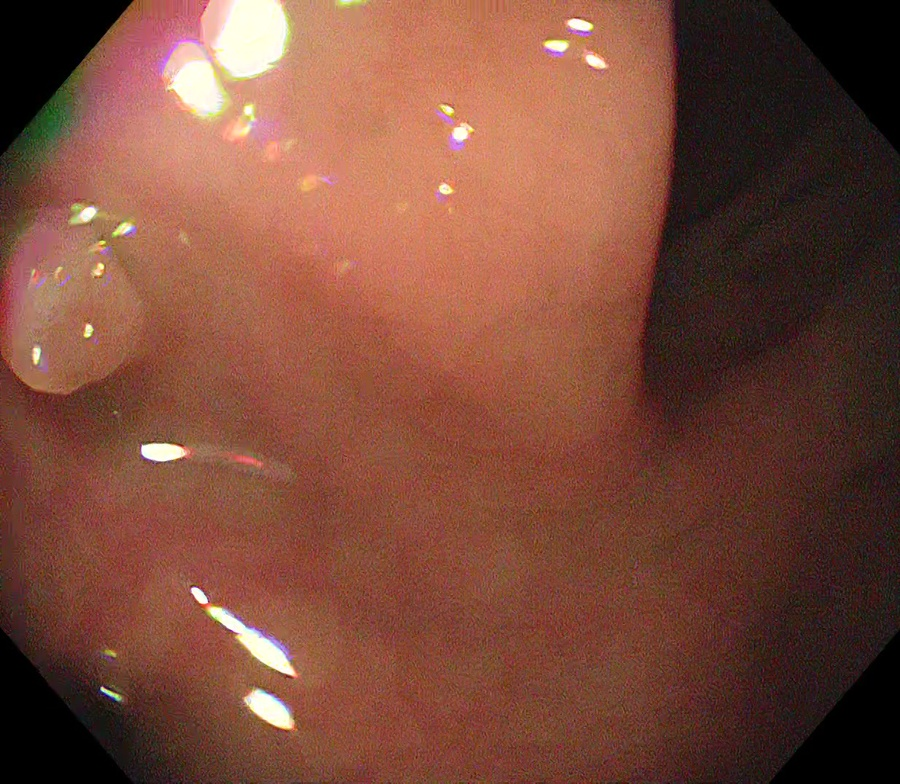
#> input picture sample/case_M_20181129152014_0U62366112981213_1_001_001-1_a17_ayy_image0004.jpg, 900 x 784 px, shrunk from 1240 x 1080 before the run
$ python filter_red_bob.py sample   (older library calls are emulated)
#> lines starting #> are read from the running program, lines starting #| are printed output that depends on the picture; after the words box and inside, x2 and y2 are one past the last pixel; in counts of white or black regions, pixels touching at a corner belong together
"""
Filter out overexposed / textureless "red-blob" junk frames from a
colonoscopy image dataset (e.g. scope pressed against mucosa wall,
lens smear, near-contact frames with no diagnostic content).

Detection logic (two signals combined):
  1. Red dominance  - fraction of in-view (non-black) pixels that are
                       strongly red/pink in HSV space.
  2. Low texture    - Laplacian variance (a standard blur/detail
                       measure) inside the in-view region. Junk frames
                       are flat and grainy, not textured.

A frame is flagged only if BOTH conditions hold, which keeps genuine
(but reddish) mucosa frames with real texture out of the flagged set.

By default this MOVES flagged files to a review folder rather than
deleting them outright -- check the folder, then delete for real.

Usage:
    python filter_red_blob_frames.py /path/to/dataset
    python filter_red_blob_frames.py /path/to/dataset --delete   # skip review, delete directly
    python filter_red_blob_frames.py /path/to/dataset --dry-run  # just list, don't move/delete
"""

import argparse
import shutil
import sys
from pathlib import Path

import cv2
import numpy as np

IMG_EXTS = {".jpg", ".jpeg", ".png", ".bmp", ".tif", ".tiff"}


def get_in_view_mask(img_bgr):
    """Mask out the black border/octagon vignette common in endoscope frames."""
    gray = cv2.cvtColor(img_bgr, cv2.COLOR_BGR2GRAY)
    mask = gray > 15  # treat near-black pixels as border, not content
    return mask


def analyze_frame(path, red_ratio_thresh, texture_thresh, min_in_view_frac):
#> called with red_ratio_thresh = 0.55, texture_thresh = 25, min_in_view_frac = 0.05
    img = cv2.imread(str(path))
#> img is the input picture: shape (784, 900, 3); mean B, G, R 58.9, 74.8, 123.3
    if img is None:
        return None  # unreadable file, skip / flag separately

    mask = get_in_view_mask(img)
#> in get_in_view_mask, `mask = gray > 15`:
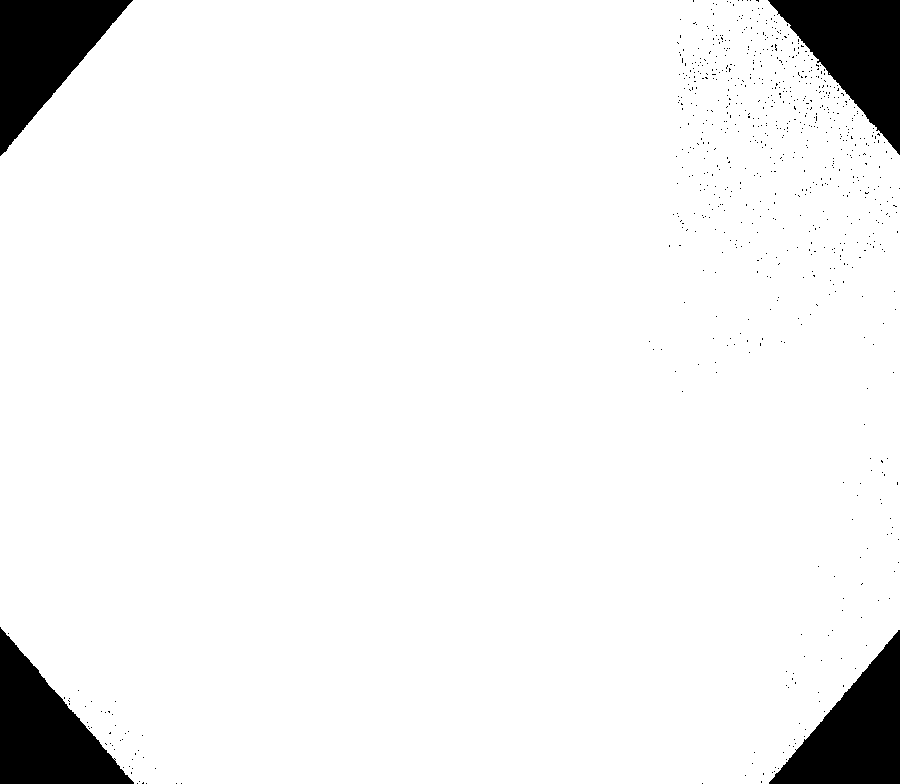
#> mask: shape (784, 900) bool; 94% white; 767 black regions (763 under 20 px), largest, box (x1, y1, x2, y2) and area: (0, 627, 134, 784) 10603, (0, 0, 133, 156) 10447, (768, 0, 900, 155) 10338, (769, 630, 900, 784) 10224
    total_px = mask.size
#> total_px = 705600
    in_view_px = mask.sum()
#> in_view_px = 662936

    if in_view_px < min_in_view_frac * total_px:
        # Almost entirely black frame -- also junk, flag it.
        return {"red_ratio": 1.0, "texture": 0.0, "flag": True, "reason": "mostly_black"}

    hsv = cv2.cvtColor(img, cv2.COLOR_BGR2HSV)
#> hsv: shape (784, 900, 3); mean H, S, V 22.2, 128.4, 123.5
    h, s, v = hsv[..., 0], hsv[..., 1], hsv[..., 2]
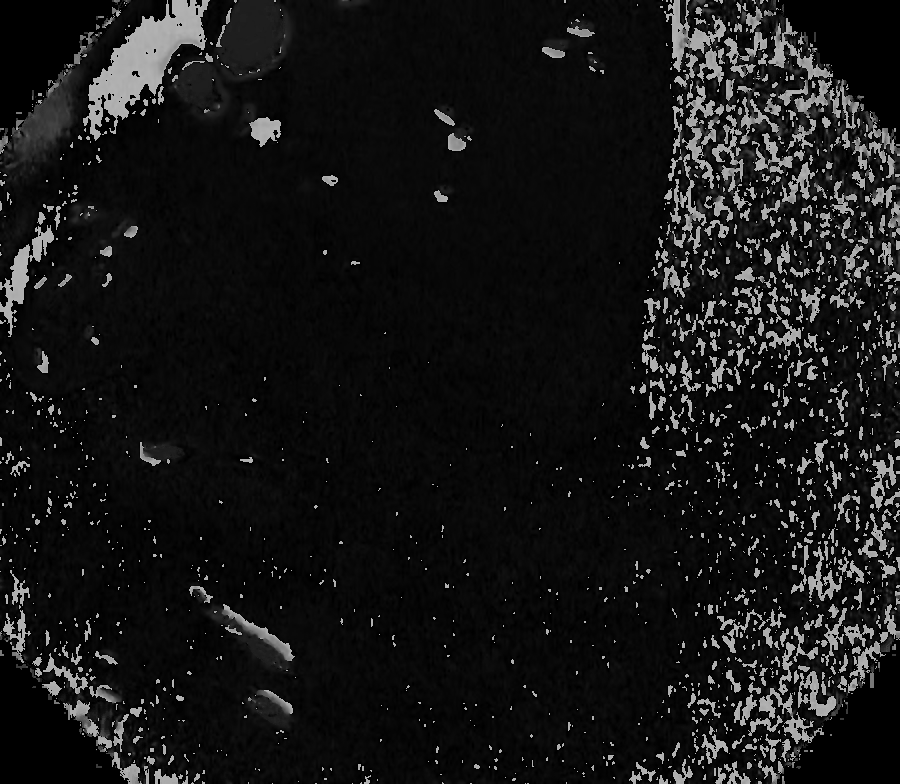
#> h: shape (784, 900); min 0, max 179, mean 22.2
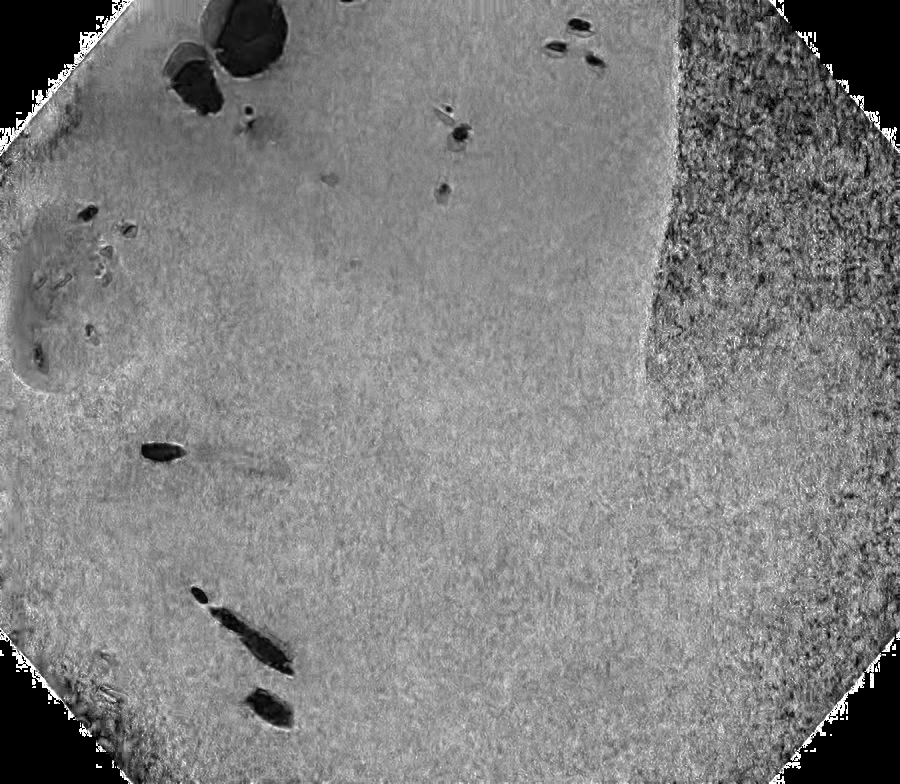
#> s: shape (784, 900); min 0, max 255, mean 128.4
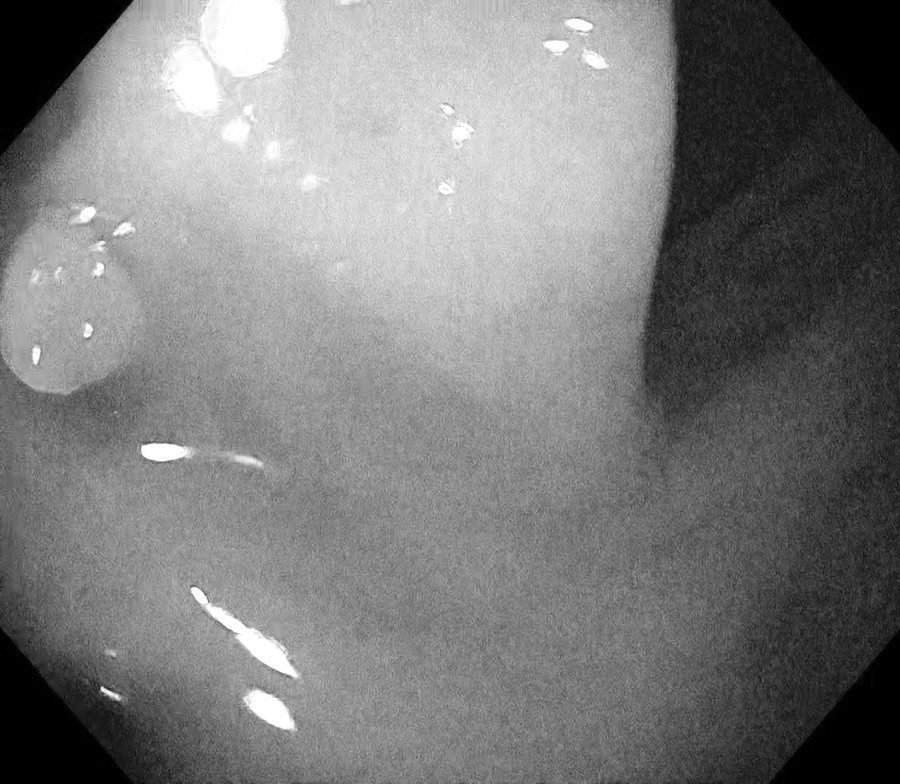
#> v: shape (784, 900); min 0, max 255, mean 123.5

    # Red hue wraps around 0/180 in OpenCV's H range (0-179)
    red_hue = ((h <= 10) | (h >= 160)) & (s > 60) & (v > 40)
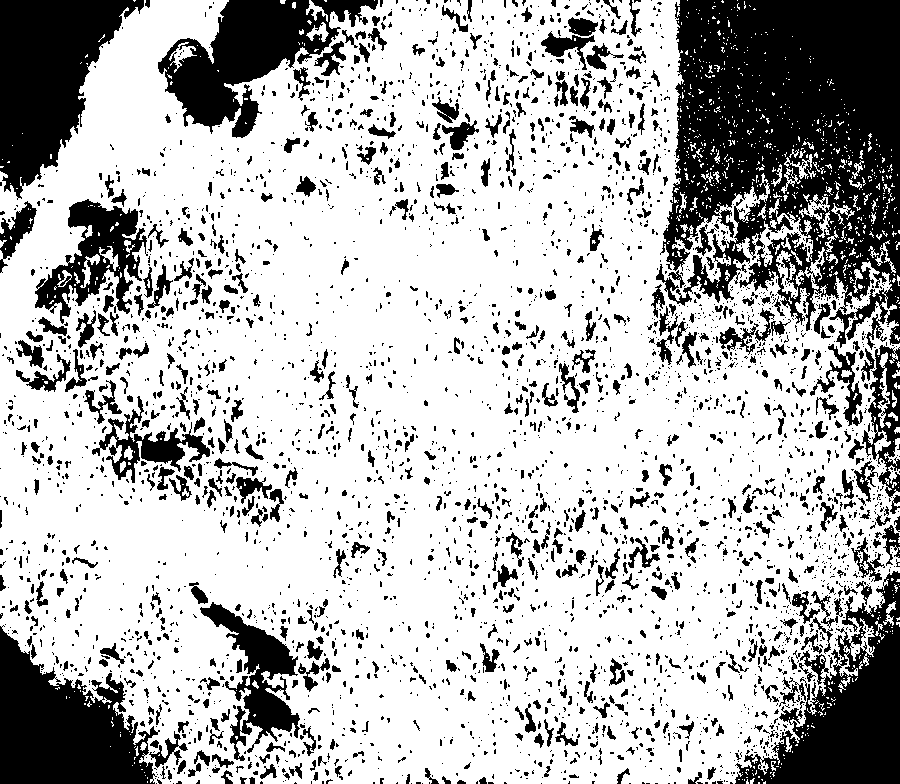
#> red_hue: shape (784, 900) bool; 71.6% white; 3627 black regions (2883 under 20 px), largest, box (x1, y1, x2, y2) and area: (656, 0, 900, 350) 57076, (735, 571, 900, 784) 15877, (0, 0, 144, 200) 15876
    red_hue = red_hue & mask
    red_ratio = red_hue.sum() / max(in_view_px, 1)
#> red_ratio = 0.763

    gray = cv2.cvtColor(img, cv2.COLOR_BGR2GRAY)
    # Median blur suppresses sensor grain/noise while preserving real edges
    # (folds, vessels), so noisy-but-featureless frames don't score as "textured".
    denoised = cv2.medianBlur(gray, 9)
    lap = cv2.Laplacian(denoised, cv2.CV_64F)
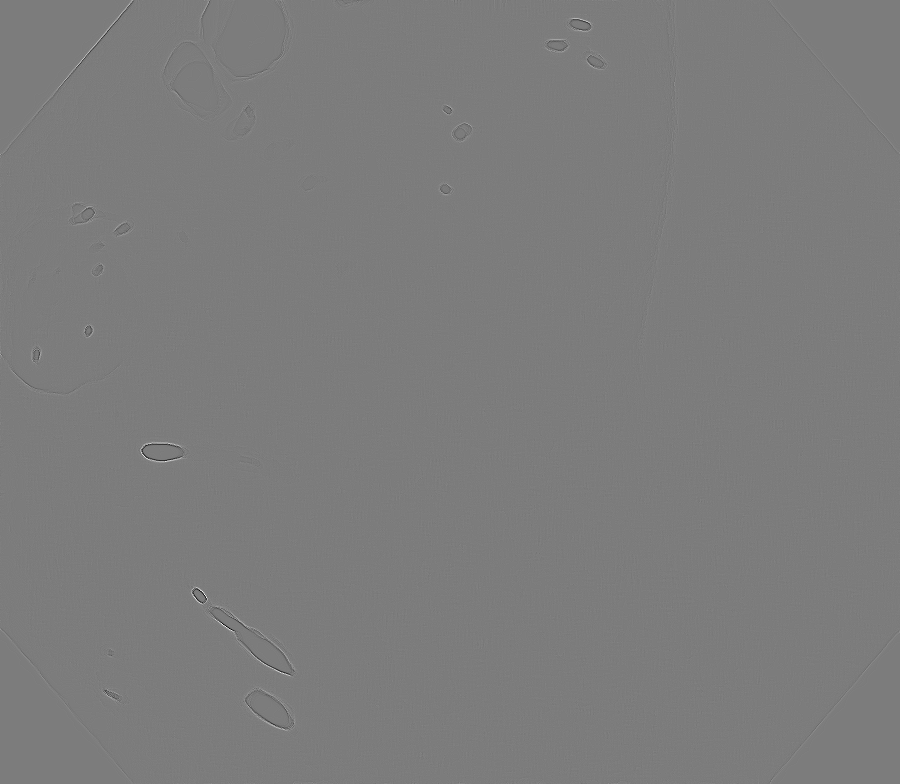
#> lap: shape (784, 900) float64; min -155, max 162, mean 0; drawn with min black and max white
    texture = lap[mask].var() if in_view_px > 0 else 0.0
#> texture = 11.21

    flag = (red_ratio >= red_ratio_thresh) and (texture <= texture_thresh)
#> flag = True
    return {"red_ratio": red_ratio, "texture": texture, "flag": flag, "reason": "red_blob" if flag else None}


def main():
    ap = argparse.ArgumentParser(description=__doc__, formatter_class=argparse.RawDescriptionHelpFormatter)
    ap.add_argument("dataset_dir", type=Path, help="Folder containing images (searched recursively)")
    ap.add_argument("--red-ratio-thresh", type=float, default=0.55,
                     help="Min fraction of in-view pixels that must be red/pink to count as red-dominant (default 0.55)")
    ap.add_argument("--texture-thresh", type=float, default=25.0,
                     help="Max Laplacian variance (post-denoise) to count as 'low texture' (default 25.0). Lower = stricter/junkier only.")
    ap.add_argument("--min-in-view-frac", type=float, default=0.05,
                     help="Below this fraction of non-black pixels, frame is flagged as mostly-black junk (default 0.05)")
    ap.add_argument("--review-dir", type=Path, default=None,
                     help="Where to move flagged files (default: <dataset_dir>/_flagged_red_blob)")
    ap.add_argument("--delete", action="store_true", help="Delete flagged files directly instead of moving to review dir")
    ap.add_argument("--dry-run", action="store_true", help="Only report what would be flagged, don't move or delete anything")
    args = ap.parse_args()

    if not args.dataset_dir.is_dir():
        sys.exit(f"Not a directory: {args.dataset_dir}")

    review_dir = args.review_dir or (args.dataset_dir / "_flagged_red_blob")
    if not args.dry_run and not args.delete:
        review_dir.mkdir(parents=True, exist_ok=True)

    paths = [p for p in args.dataset_dir.rglob("*") if p.suffix.lower() in IMG_EXTS and review_dir not in p.parents]

    print(f"Scanning {len(paths)} images in {args.dataset_dir} ...")

    flagged = []
    unreadable = []

    for i, p in enumerate(paths, 1):
        result = analyze_frame(p, args.red_ratio_thresh, args.texture_thresh, args.min_in_view_frac)
#> result = {'red_ratio': 0.763, 'texture': 11.21, 'flag': True, 'reason': 'red_blob'}
        if result is None:
            unreadable.append(p)
            continue
        if result["flag"]:
            flagged.append((p, result))
        if i % 500 == 0:
            print(f"  ...{i}/{len(paths)} scanned, {len(flagged)} flagged so far")
#> pass 2 of the loop in main, `for i, p in enumerate(paths, 1):`:
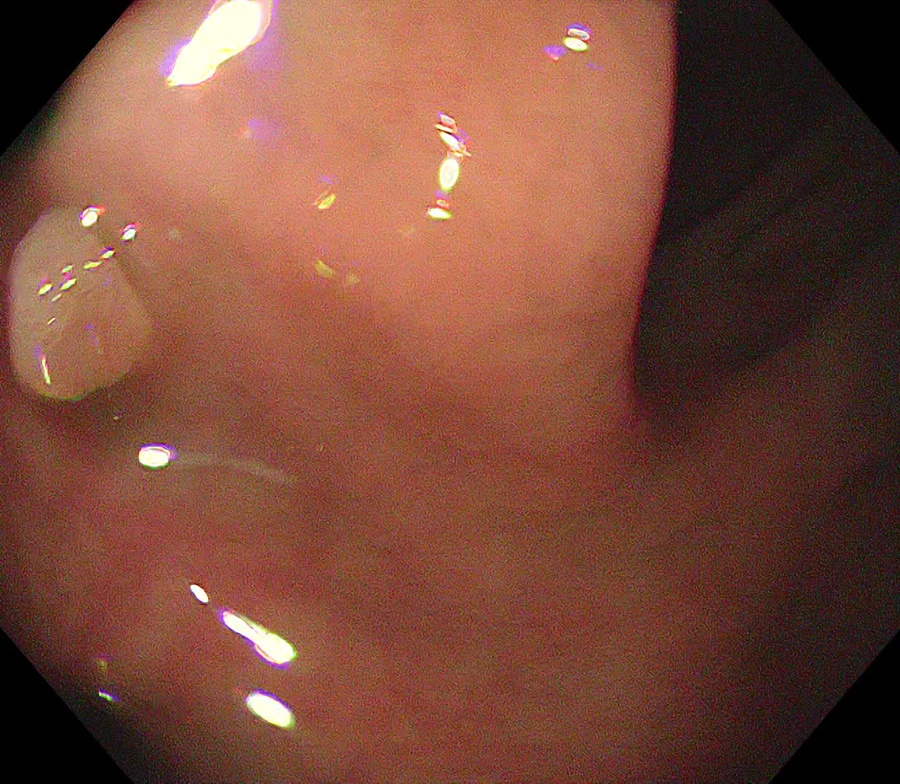
#> input picture sample/case_M_20181129152014_0U62366112981213_1_001_001-1_a17_ayy_image0005.jpg, 900 x 784 px, shrunk from 1240 x 1080 before the run
#> in analyze_frame, img is the input picture: shape (784, 900, 3); mean B, G, R 58.2, 73.8, 121.9
#> in get_in_view_mask (call 2), `mask = gray > 15`:
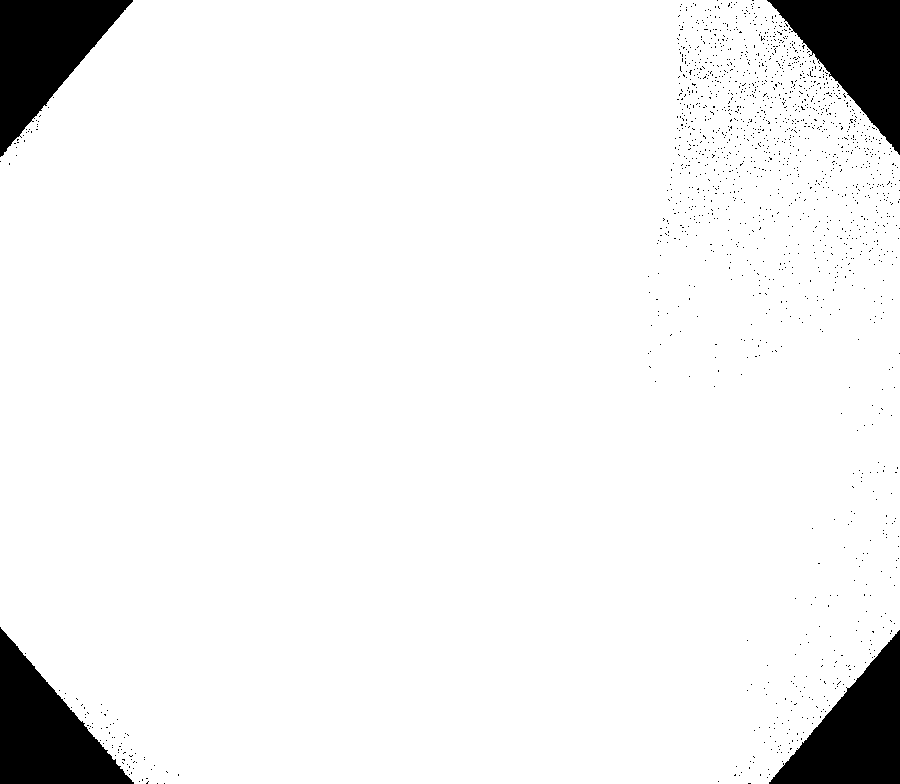
#> mask: shape (784, 900) bool; 93.8% white; 1600 black regions (1596 under 20 px), largest, box (x1, y1, x2, y2) and area: (0, 627, 134, 784) 10582, (0, 0, 133, 157) 10535, (767, 0, 900, 155) 10282, (769, 630, 900, 784) 10220
#> in_view_px = 661742
#> hsv: shape (784, 900, 3); mean H, S, V 24, 129.4, 122
#> red_ratio = 0.735
#> in analyze_frame (call 2), `lap = cv2.Laplacian(denoised, cv2.CV_64F)`:
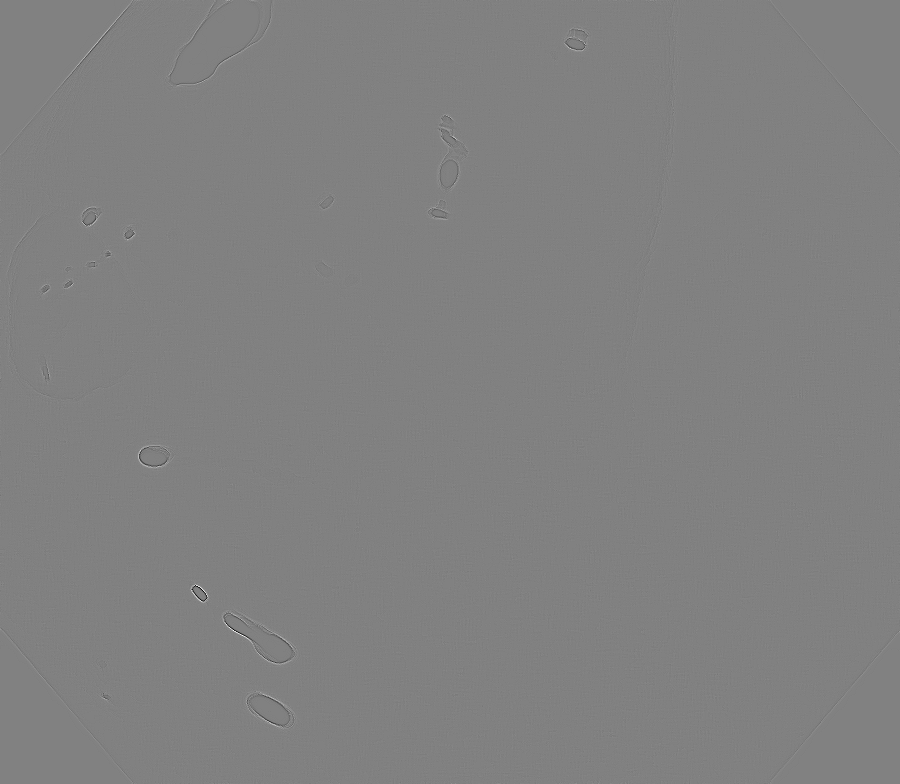
#> lap: shape (784, 900) float64; min -167, max 163, mean 0; drawn with min black and max white
#> texture = 10.88
#> result = {'red_ratio': 0.735, 'texture': 10.88, 'flag': True, 'reason': 'red_blob'}

    print(f"\nDone. {len(flagged)} / {len(paths)} images flagged as red-blob/junk frames.")
#| Done. 2 / 2 images flagged as red-blob/junk frames.
    if unreadable:
        print(f"{len(unreadable)} files could not be read (corrupt/unsupported) -- listed below, not moved.")
        for p in unreadable[:20]:
            print(f"  [unreadable] {p}")

    if args.dry_run:
        print("\n--dry-run set: not moving or deleting anything. Sample of flagged files:")
        for p, r in flagged[:20]:
            print(f"  {p}  (red_ratio={r['red_ratio']:.2f}, texture={r['texture']:.1f}, reason={r['reason']})")
        return

    if args.delete:
        for p, _ in flagged:
            p.unlink()
        print(f"Deleted {len(flagged)} files directly.")
    else:
        for p, _ in flagged:
            dest = review_dir / p.relative_to(args.dataset_dir)
            dest.parent.mkdir(parents=True, exist_ok=True)
            shutil.move(str(p), str(dest))
#> this loop made 2 passes
        print(f"Moved {len(flagged)} files to {review_dir} for review.")
#| Moved 2 files to sample/_flagged_red_blob for review.
        print("Once you've checked them, delete the folder to permanently remove them:")
        print(f"  rm -rf \"{review_dir}\"")


if __name__ == "__main__":
    main()
